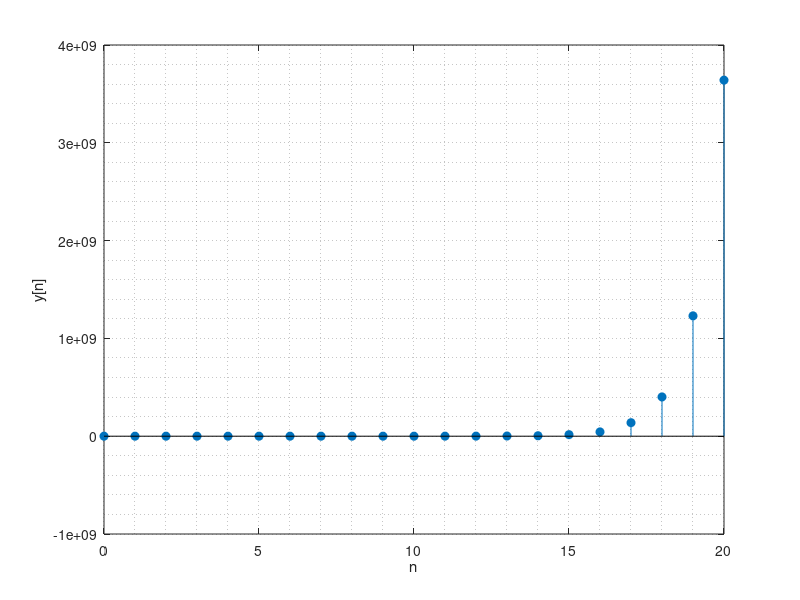

Recreate this plot in MATLAB.
clc
close all

n= -2:20;

x=3.^n.*(n>=0);

y(2) = 3;
y(1) = 2;

for k = 3:length(n)
    y(k) = x(k) + 3.*x(k-1) + 3.*x(k-2) - 3.*y(k-1) - 2.*y(k-2);
end

y_1=y(3:length(n))

stem(0:20,y_1,"filled");
xlabel("n");
ylabel("y[n]");
grid minor;